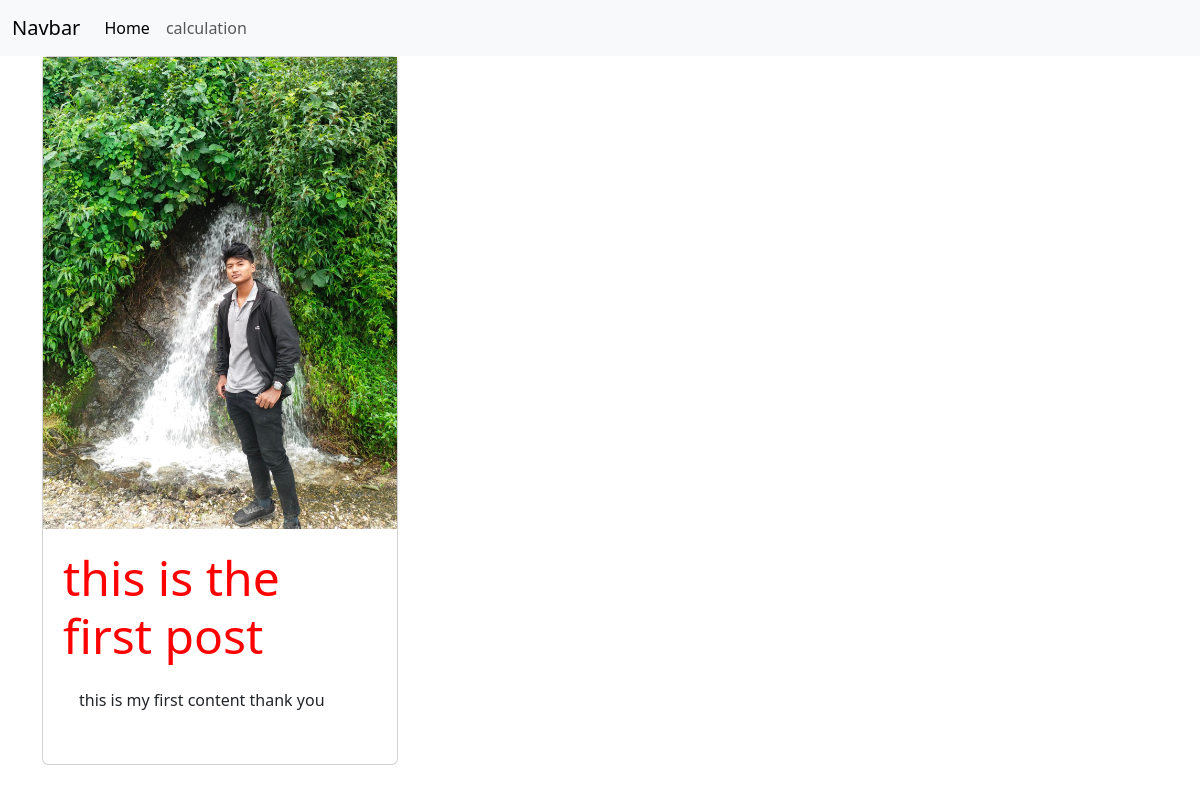
/post/1/detail/, run on the app's committed database.
### post/models.py (models this page shows, shortened)
class Post(models.Model):
    title = models.CharField("Post title", max_length= 100)
    content = models.TextField("Post Content")
    image = models.ImageField("Posst Image", upload_to="post", default="its_me.jpg")
    created_at = models.DateTimeField(auto_now_add= True)
    updated_at = models.DateTimeField(auto_now= True)

### post/views.py (the view)
# urls.py: path("post/<int:id>/detail/", post_detail_view, name="post-detail"),
def post_detail_view(request, id):
    try:
        post = Post.objects.get(id= id)
        return render(request, "post/details.html",{"post":post})
    except Exception as e:
        return render(request, "errors/404.html")

### templates/post/details.html (shortened to what this page needs)
{% extends "layout/base.html" %}
{% block content %}
<section class="">
    <div class="container">
        <div class="row g-4">
            <div class="col-4">
                <div class="card">
                    <div class="card-img-thumbnail">
                        <img src="{{ post.image.url }}" alt="{{ post.title }}">
                    </div>
                    <div class="content">
                        <div class="card-title">
                            <h1>{{ post.title }}</h1>
                        </div>
                        <div class="card-body">
                            <p>{{ post.content }}</p>
                        </div>
                    </div>
                </div>
            </div>
        </div>
    </div>
</section>
{% endblock content %}

### static/style.css (style rules this page uses)
h1 { font-size: 3rem; color: red; }
img { max-width: 100%; object-fit: cover; }
.card .content { padding: 20px; }

### data on the page
Post: image (picture), title "this is the first post", content "this is my first content thank you"
